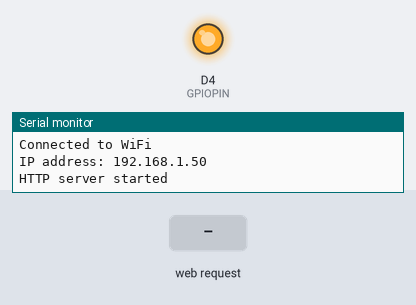
Bench run of a sketch on a simulated ESP8266 (NodeMCU). On the bench: output pins drawn as LEDs (lit = HIGH), the last lines printed to the serial monitor. Inputs (shaded band) come from the test bench. WiFi joins after 1.5 s; servers stay silent unless stated; web services answer with replies made up by the test bench.

Above: at 2.7 s.
2.8 s: HTTP request GET /?D2=1 received
At 4.0 s:
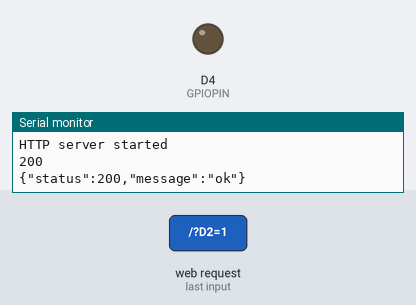
4.3 s: HTTP request GET /?D2=0 received
At 5.4 s:
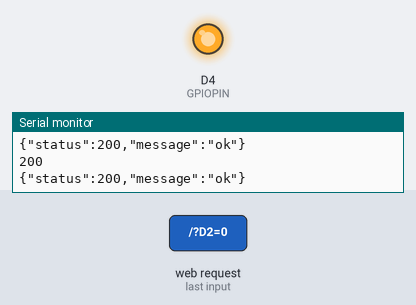
Timing chart, 0 to 7.3 s (numbered marks = the images above; inputs shaded):
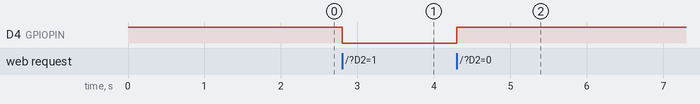

The sketch:

WiFiManagerLineNoti.ino
```cpp
#include <ESP8266WiFi.h>
#include <ESP8266WebServer.h>
#include <WiFiManager.h>
#include <WiFiClientSecure.h>
#include <ESP8266HTTPClient.h>

#define LINE_NOTIFY_TOKEN "eS0e4lHZ4YWMrhRh3QyRiSDyjSmzoOS0y3KkhCLim6b" // Replace with your LINE Notify token
const int GPIOPIN = 2; // LED Pins
String etatGpio = "OFF";
ESP8266WebServer server(80);

String getPage() {
  String page = "<html charset=UTF-8><head><meta name='viewport' content='width=device-width, initial-scale=1'/>";
  page += "<script src='https://ajax.googleapis.com/ajax/libs/jquery/3.1.1/jquery.min.js'></script>";
  page += "<script src='https://maxcdn.bootstrapcdn.com/bootstrap/3.3.7/js/bootstrap.min.js'></script>";
  page += "<link rel='stylesheet' href='https://maxcdn.bootstrapcdn.com/bootstrap/3.3.7/css/bootstrap.min.css'>";
  page += "<title>LED Control</title>";
  page += "<style>";
  page += ".container { background-color: rgba(0, 151, 215, 0.8); padding: 20px; border-radius: 15px; box-shadow: 0px 0px 20px rgba(0, 0, 0, 0.1); max-width: 400px; width: 100%; margin-top: 20vh; }";
  page += ".text-center { color: white; }";
  page += ".btn { font-size: 1.2em; margin: 5px 0; transition: transform 0.2s, background-color 0.2s; }";
  page += ".btn:hover { transform: scale(1.1); }";
  page += ".btn:active { background-color: darkred; color: white; }";
  page += ".badge { font-size: 1em; }";
  page += ".badge-success { background-color: #d9534f; }"; // Changed to a shade of red
  page += ".badge-danger { background-color: #a94442; }"; // Changed to a darker shade of red
  page += "</style></head><body>";
  page += "<div class='container'>";
  page += "<div class='row'><div class='col-md-12'><h1 class='text-center'>LED Controller</h1><hr>";

  page += "<div class='row text-center'>";
  page += "<h4>D" + String(GPIOPIN) + " ";
  page += "<span class='badge " + String(etatGpio == "ON" ? "badge-success" : "badge-danger") + "'>" + etatGpio + "</span></h4></div>";
  page += "<div class='row'>";
  page += "<div class='col-xs-6 text-center'><form action='/' method='POST'><button type='submit' name='D" + String(GPIOPIN) + "' value='1' class='btn btn-success btn-block'>ON</button></form></div>";
  page += "<div class='col-xs-6 text-center'><form action='/' method='POST'><button type='submit' name='D" + String(GPIOPIN) + "' value='0' class='btn btn-danger btn-block'>OFF</button></form></div>";
  page += "</div><br>";

  page += "</div></div></body></html>";
  return page;
}


void handleRoot() {
  if (server.hasArg("D2")) {
    handleGPIO(server.arg("D2"));
  } else {
    server.send(200, "text/html", getPage());
  }
}

void handleGPIO(String value) {
  if (value == "1") {
    digitalWrite(GPIOPIN, LOW);
    etatGpio = "ON";
    sendToLineNotify("LED is turned ON");
  } else if (value == "0") {
    digitalWrite(GPIOPIN, HIGH);
    etatGpio = "OFF";
    sendToLineNotify("LED is turned OFF");
  }
  server.send(200, "text/html", getPage());
}

void sendToLineNotify(String message) {
  WiFiClientSecure client;
  HTTPClient http;

  client.setInsecure();
  http.begin(client, "https://notify-api.line.me/api/notify");

  http.addHeader("Content-Type", "application/x-www-form-urlencoded");
  http.addHeader("Authorization", "Bearer " + String(LINE_NOTIFY_TOKEN));

  String payload = "message=" + message;
  int httpCode = http.POST(payload);

  if (httpCode > 0) {
    String response = http.getString();
    Serial.println(httpCode);
    Serial.println(response);
  } else {
    Serial.printf("Error in sending message: %s\n", http.errorToString(httpCode).c_str());
  }

  http.end();
}

void setup() {
  pinMode(GPIOPIN, OUTPUT);
  digitalWrite(GPIOPIN, HIGH); // Turn off the LED initially

  Serial.begin(115200);

  // WiFiManager
  WiFiManager wifiManager;
  wifiManager.autoConnect("WiFiNoti");

  Serial.println("Connected to WiFi");
  Serial.print("IP address: ");
  Serial.println(WiFi.localIP());

  server.on("/", handleRoot);
  server.begin();
  Serial.println("HTTP server started");
}

void loop() {
  server.handleClient();
}
```

Measured:
- after the input at 2.8 s, D4 (GPIOPIN): HIGH → LOW at once
- after the input at 4.3 s, D4 (GPIOPIN): LOW → HIGH at once
